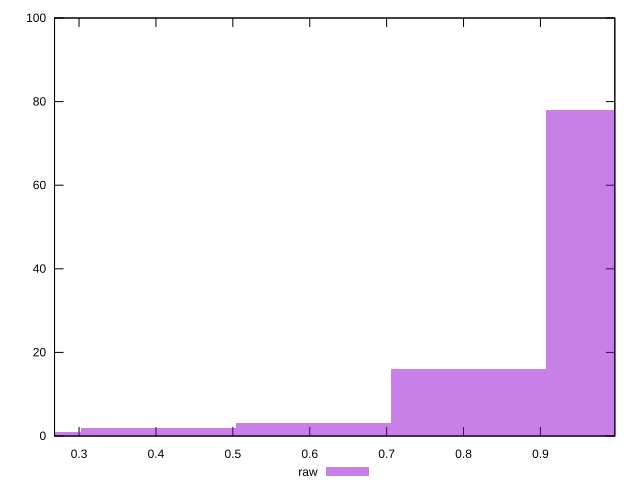

The script that saved this image:
reset

$raw <<EOF
0.2016038961906945 1
0.403207792381389 2
1.0080194809534724 78
0.806415584762778 16
0.6048116885720835 3
EOF

set key outside below
set boxwidth 0.2016038961906945
set xrange [0.26813870495289627:0.996719987500034]
set yrange [0:100]
set trange [0:100]
set style fill transparent solid 0.5 noborder
set terminal svg size 640, 490 enhanced background rgb 'white'
set output "report/report_00029_2021-02-24T13-36-40.390Z/meta/pScore/samples/agenda/raw/histogram.svg"

plot $raw title "raw" with boxes

reset
